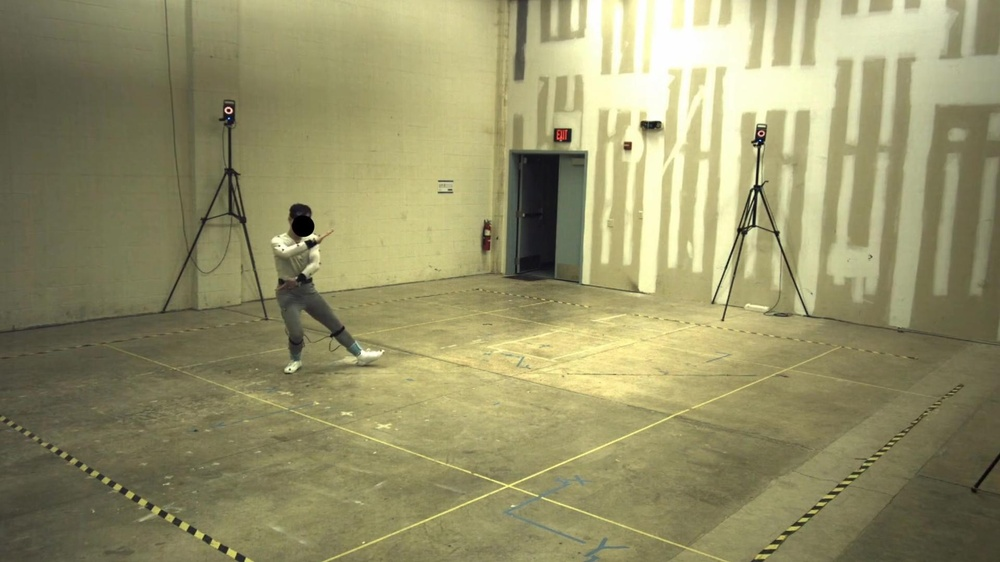
%> input picture Project2DataFiles/im1corrected.jpg, 1000 x 562 px, shrunk from 1920 x 1080 before the run
$ octave task3_2.m   (GNU Octave 9; MATLAB toolbox functions it lacks are replaced by stand-ins)
%> lines starting %> are read from the running program, lines starting %| are printed output that depends on the picture
### projectPoints3Dto2D.m
function points2D = projectPoints3Dto2D(points3D, camera)
    % PROJECTPOINTS3DTO2D Project 3D world points into pixel coordinates
    % points3D: 3xN world points
    % camera: camera parameters
    % points2D: 2xN coordinates [u, v]

    % 1. Make the 3D points homogeneous
    % 2. Apply the pinhole camera chain (world to camera to homogeneous pixels)
    % 3. Perform homogeneous division to obtain pixel coordinates
    % 4. Return 2D points

    % 1. Make the 3D points homogeneous
    pointsHomogeneous = [points3D; ones(1, size(points3D, 2))];

    % 2. Apply the pinhole camera chain
    projected = camera.Kmat * camera.Pmat * pointsHomogeneous;

    % 3. Perform homogeneous division to obtain pixel coordinates
    points2D = projected(1:2, :) ./ projected(3, :);

end

### task3_2.m
%{
Script that applies the projectPoints3Dto2D function.
1. Load camera parameters
2. Load 3D points
3. Read the two corrected images
4. Call the projectPoints3Dto2D function for each camera
5. Show the images with their projected points to check for accuracy
%}

% 1. Load camera parameters
ParametersV1 = load(fullfile("Project2DataFiles", "Parameters_V1_1.mat"));
ParametersV2 = load(fullfile("Project2DataFiles", "Parameters_V2_1.mat"));

cam1 = ParametersV1.Parameters;
cam2 = ParametersV2.Parameters;

% 2. Load 3D points

points3DData = load(fullfile("Project2DataFiles", "mocapPoints3D.mat"));
points3D = points3DData.pts3D;

% 3. Read the two corrected images

imageV1 = imread(fullfile("Project2DataFiles", "im1corrected.jpg"));
%> imageV1 is the input picture: size 562x1000x3 uint8; mean R, G, B 149.6, 145.9, 105.2
imageV2 = imread(fullfile("Project2DataFiles", "im2corrected.jpg"));
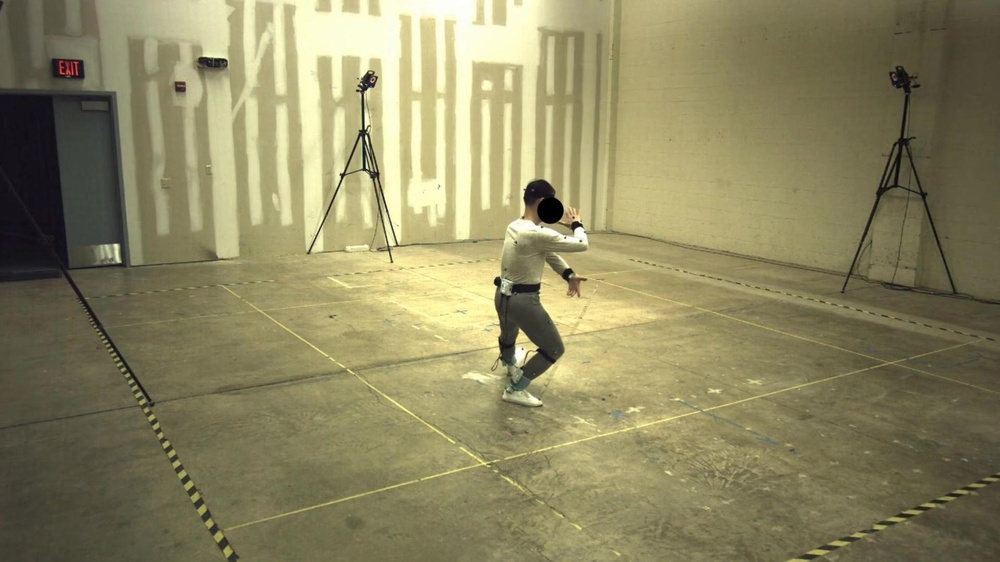
%> input picture Project2DataFiles/im2corrected.jpg, 1000 x 562 px, shrunk from 1920 x 1080 before the run
%> imageV2 is the input picture: size 562x1000x3 uint8; mean R, G, B 140.5, 134.7, 97.3

% 4. Call the projectPoints3Dto2D function for each camera

points2DV1 = projectPoints3Dto2D(points3D, cam1);
points2DV2 = projectPoints3Dto2D(points3D, cam2);

% 5. Show the images with their projected points to check for accuracy

figure;

% showing camera 1 points
subplot(1,2,1); % puts image on the left
imshow(imageV1); % draws image
hold on; % keeps the image there while drawing 2D points
plot(points2DV1(1,:), points2DV1(2,:), 'r.', 'MarkerSize', 15); % plots red dots at 2D points
title('Camera 1 projection');

% showing camera 2 points
subplot(1,2,2);
imshow(imageV2);
hold on;
plot(points2DV2(1,:), points2DV2(2,:), 'r.', 'MarkerSize', 15);
title('Camera 2 projection');
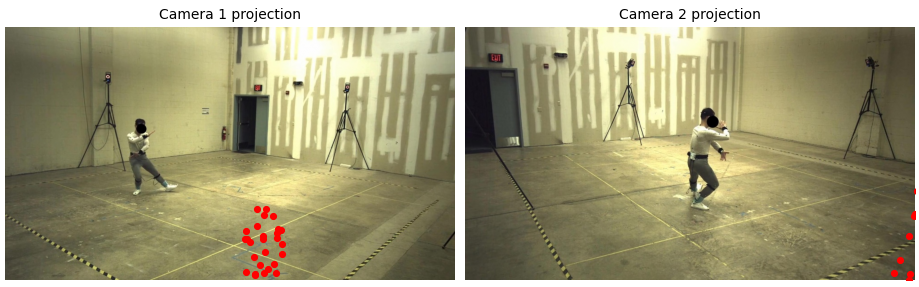
%> figure redrawn from the program's plot data, 2 panels
